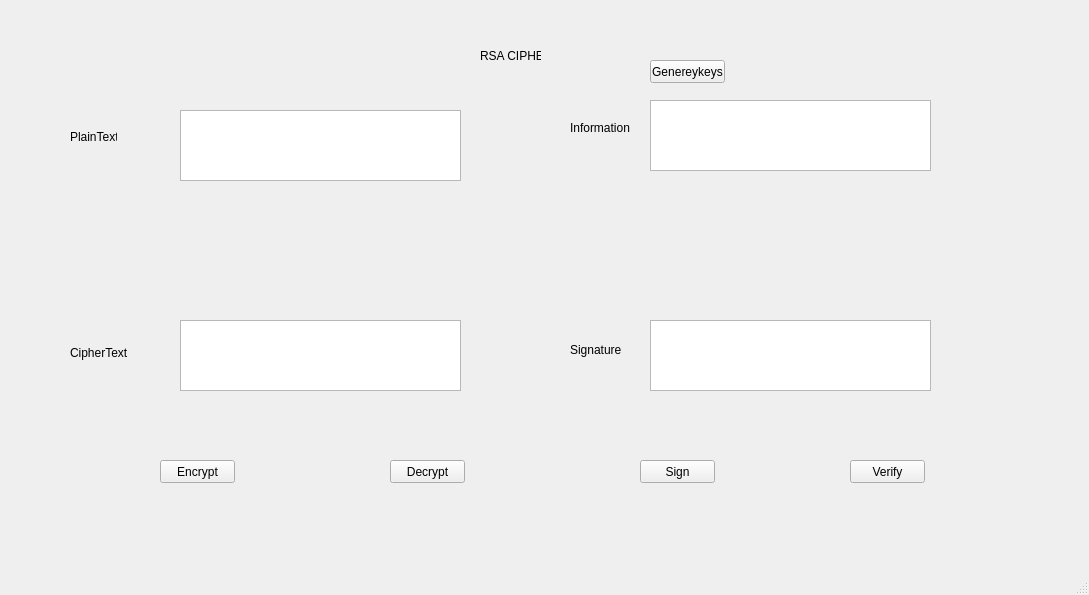
<?xml version="1.0" encoding="UTF-8"?>
<ui version="4.0">
 <class>MainWindow</class>
 <widget class="QMainWindow" name="MainWindow">
  <property name="geometry">
   <rect>
    <x>0</x>
    <y>0</y>
    <width>1089</width>
    <height>595</height>
   </rect>
  </property>
  <property name="windowTitle">
   <string>MainWindow</string>
  </property>
  <widget class="QWidget" name="centralwidget">
   <widget class="QLabel" name="label">
    <property name="geometry">
     <rect>
      <x>480</x>
      <y>30</y>
      <width>61</width>
      <height>51</height>
     </rect>
    </property>
    <property name="text">
     <string>RSA CIPHER</string>
    </property>
   </widget>
   <widget class="QTextEdit" name="txt_plain_text">
    <property name="geometry">
     <rect>
      <x>180</x>
      <y>110</y>
      <width>281</width>
      <height>71</height>
     </rect>
    </property>
   </widget>
   <widget class="QPushButton" name="btn_gen_keys">
    <property name="geometry">
     <rect>
      <x>650</x>
      <y>60</y>
      <width>75</width>
      <height>23</height>
     </rect>
    </property>
    <property name="text">
     <string>Genereykeys</string>
    </property>
   </widget>
   <widget class="QLabel" name="label_2">
    <property name="geometry">
     <rect>
      <x>70</x>
      <y>130</y>
      <width>47</width>
      <height>13</height>
     </rect>
    </property>
    <property name="text">
     <string>PlainText:</string>
    </property>
   </widget>
   <widget class="QLabel" name="label_3">
    <property name="geometry">
     <rect>
      <x>70</x>
      <y>343</y>
      <width>61</width>
      <height>20</height>
     </rect>
    </property>
    <property name="text">
     <string>CipherText</string>
    </property>
   </widget>
   <widget class="QTextEdit" name="txt_cipher_text">
    <property name="geometry">
     <rect>
      <x>180</x>
      <y>320</y>
      <width>281</width>
      <height>71</height>
     </rect>
    </property>
   </widget>
   <widget class="QLabel" name="label_4">
    <property name="geometry">
     <rect>
      <x>570</x>
      <y>120</y>
      <width>71</width>
      <height>16</height>
     </rect>
    </property>
    <property name="text">
     <string>Information</string>
    </property>
   </widget>
   <widget class="QTextEdit" name="txt_info">
    <property name="geometry">
     <rect>
      <x>650</x>
      <y>100</y>
      <width>281</width>
      <height>71</height>
     </rect>
    </property>
   </widget>
   <widget class="QTextEdit" name="txt_sign">
    <property name="geometry">
     <rect>
      <x>650</x>
      <y>320</y>
      <width>281</width>
      <height>71</height>
     </rect>
    </property>
   </widget>
   <widget class="QLabel" name="label_5">
    <property name="geometry">
     <rect>
      <x>570</x>
      <y>340</y>
      <width>51</width>
      <height>20</height>
     </rect>
    </property>
    <property name="text">
     <string>Signature</string>
    </property>
   </widget>
   <widget class="QPushButton" name="btn_encypt">
    <property name="geometry">
     <rect>
      <x>160</x>
      <y>460</y>
      <width>75</width>
      <height>23</height>
     </rect>
    </property>
    <property name="text">
     <string>Encrypt</string>
    </property>
   </widget>
   <widget class="QPushButton" name="btn_decrypt">
    <property name="geometry">
     <rect>
      <x>390</x>
      <y>460</y>
      <width>75</width>
      <height>23</height>
     </rect>
    </property>
    <property name="text">
     <string>Decrypt</string>
    </property>
   </widget>
   <widget class="QPushButton" name="btn_sign">
    <property name="geometry">
     <rect>
      <x>640</x>
      <y>460</y>
      <width>75</width>
      <height>23</height>
     </rect>
    </property>
    <property name="text">
     <string>Sign</string>
    </property>
   </widget>
   <widget class="QPushButton" name="btn_verify">
    <property name="geometry">
     <rect>
      <x>850</x>
      <y>460</y>
      <width>75</width>
      <height>23</height>
     </rect>
    </property>
    <property name="text">
     <string>Verify</string>
    </property>
   </widget>
  </widget>
  <widget class="QMenuBar" name="menubar">
   <property name="geometry">
    <rect>
     <x>0</x>
     <y>0</y>
     <width>1089</width>
     <height>21</height>
    </rect>
   </property>
  </widget>
  <widget class="QStatusBar" name="statusbar"/>
 </widget>
 <resources/>
 <connections/>
</ui>
